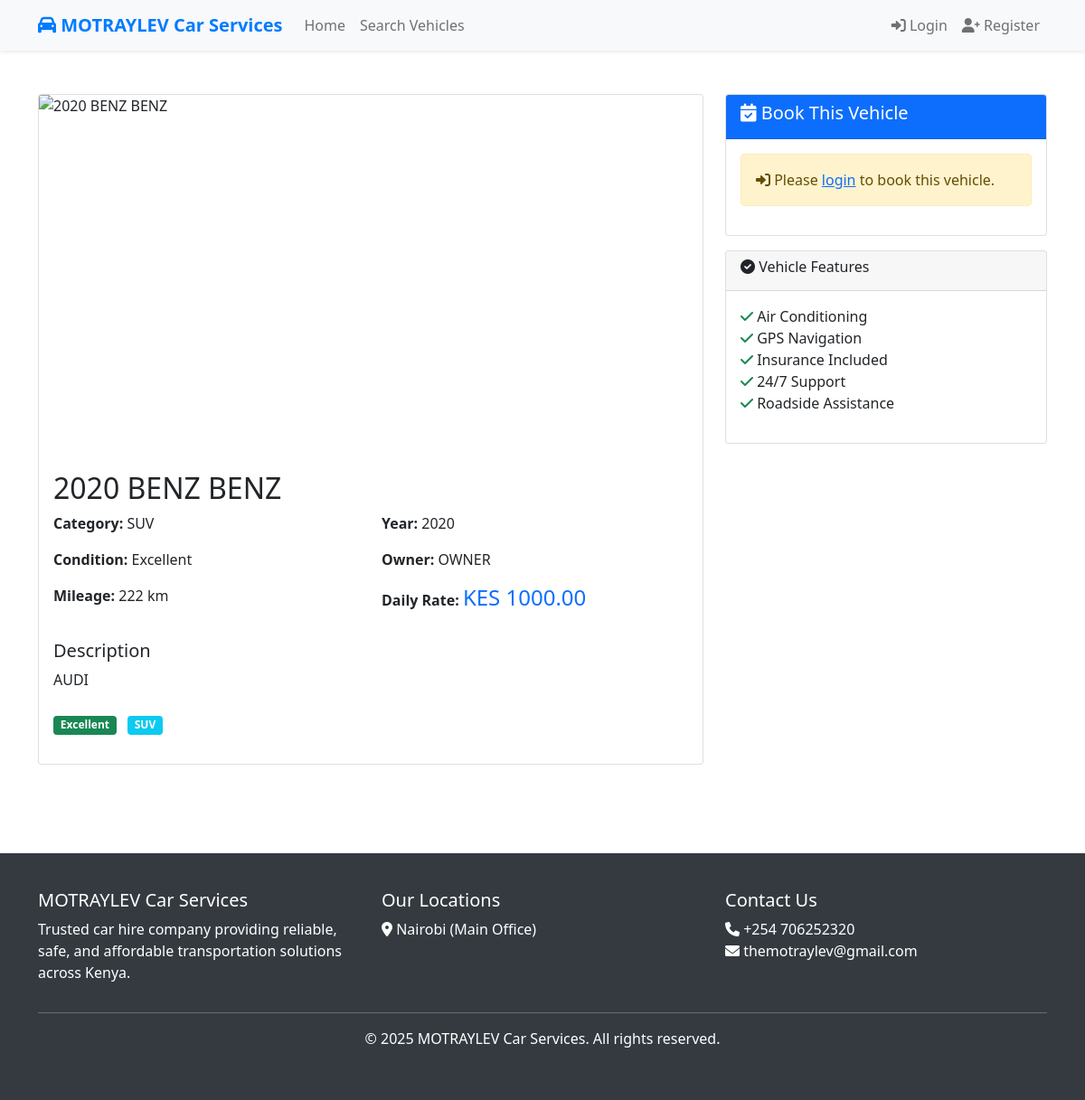
The app's page /vehicle/2/ with its own data.
### carhire/models.py (models this page shows, shortened)
class Vehicle(models.Model):
    CONDITION_CHOICES = (
        ('excellent', 'Excellent'),
        ('good', 'Good'),
        ('fair', 'Fair'),
    )
    CATEGORY_CHOICES = (
        ('sedan', 'Sedan'),
        ('suv', 'SUV'),
        ('hatchback', 'Hatchback'),
        ('pickup', 'Pickup Truck'),
        ('van', 'Van'),
        ('luxury', 'Luxury'),
    )
    APPROVAL_STATUS_CHOICES = (
        ('pending', 'Pending Review'),
        ('approved', 'Approved'),
        ('declined', 'Declined'),
    )
    owner = models.ForeignKey(User, on_delete=models.CASCADE, related_name='vehicles')
    make = models.CharField(max_length=50)
    model = models.CharField(max_length=50)
    year = models.IntegerField(validators=[MinValueValidator(1990), MaxValueValidator(2025)])
    category = models.CharField(max_length=20, choices=CATEGORY_CHOICES)
    condition = models.CharField(max_length=10, choices=CONDITION_CHOICES)
    mileage = models.IntegerField(validators=[MinValueValidator(0)])
    daily_rate = models.DecimalField(max_digits=10, decimal_places=2)
    photo = CloudinaryField(
        'vehicle_photo',  # Public ID prefix for Cloudinary
        folder='vehicles/',  # Organizes files in Cloudinary
        blank=True,
        null=True,  # Optional: Allow null in DB if photo not required
        transformation={'quality': 'auto:good'},  # Auto-optimize images
        format='jpg'  # Convert to JPG by default
    )
    description = models.TextField(blank=True)
    is_approved = models.BooleanField(default=False)
    approval_status = models.CharField(max_length=10, choices=APPROVAL_STATUS_CHOICES, default='pending')
    admin_notes = models.TextField(blank=True, help_text="Admin notes for approval/decline")
    reviewed_by = models.ForeignKey(User, on_delete=models.SET_NULL, null=True, blank=True, related_name='reviewed_vehicles')
    reviewed_at = models.DateTimeField(null=True, blank=True)
    is_available = models.BooleanField(default=True)
    created_at = models.DateTimeField(auto_now_add=True)
    def __str__(self):
        return f"{self.year} {self.make} {self.model}"

class User(AbstractUser):
    USER_TYPES = (
        ('client', 'Client'),
        ('owner', 'Vehicle Owner'),
        ('admin', 'Admin'),
    )
    user_type = models.CharField(max_length=10, choices=USER_TYPES, default='client')
    phone_number = models.CharField(max_length=15, blank=True)
    location = models.CharField(max_length=100, blank=True)
    driving_license_number = models.CharField(max_length=50, blank=True)
    license_expiry_date = models.DateField(null=True, blank=True)
    years_of_experience = models.IntegerField(null=True, blank=True)
    class Meta:
        db_table = 'carhire_user'

### carhire/views.py (the view)
# urls.py: path('vehicle/<int:vehicle_id>/', views.vehicle_detail, name='vehicle_detail'),
def vehicle_detail(request, vehicle_id):
    vehicle = get_object_or_404(Vehicle, id=vehicle_id, is_approved=True, approval_status='approved')
    search_params = request.session.get('search_params', {})
    context = {
        'vehicle': vehicle,
        'search_params': search_params,
    }
    return render(request, 'carhire/vehicle_detail.html', context)

### templates/carhire/vehicle_detail.html (shortened to what this page needs)
{% extends 'base.html' %}
{% block content %}
<div class="container py-5">
    <div class="row">
        <div class="col-lg-8">
            <div class="card">
                {% if vehicle.photo %}
                    <img src="{{ vehicle.photo.url }}" class="card-img-top" alt="{{ vehicle }}" style="height: 400px; object-fit: cover;">
                {% else %}
                    <img src="/placeholder.svg?height=400&width=600" class="card-img-top" alt="{{ vehicle }}">
                {% endif %}
                <div class="card-body">
                    <h2 class="card-title">{{ vehicle }}</h2>
                    <div class="row mb-3">
                        <div class="col-md-6">
                            <p><strong>Category:</strong> {{ vehicle.get_category_display }}</p>
                            <p><strong>Condition:</strong> {{ vehicle.get_condition_display }}</p>
                            <p><strong>Mileage:</strong> {{ vehicle.mileage|floatformat:0 }} km</p>
                        </div>
                        <div class="col-md-6">
                            <p><strong>Year:</strong> {{ vehicle.year }}</p>
                            <p><strong>Owner:</strong> {{ vehicle.owner.username }}</p>
                            <p><strong>Daily Rate:</strong> <span class="text-primary h4">KES {{ vehicle.daily_rate }}</span></p>
                        </div>
                    </div>
                    {% if vehicle.description %}
                        <div class="mb-4">
                            <h5>Description</h5>
                            <p>{{ vehicle.description }}</p>
                        </div>
                    {% endif %}
                    <div class="mb-3">
                        <span class="badge bg-{% if vehicle.condition == 'excellent' %}success{% elif vehicle.condition == 'good' %}primary{% else %}warning{% endif %} me-2">
                            {{ vehicle.get_condition_display }}
                        </span>
                        <span class="badge bg-info">{{ vehicle.get_category_display }}</span>
                    </div>
                </div>
            </div>
        </div>
        <div class="col-lg-4">
            <div class="card">
                <div class="card-header bg-primary text-white">
                    <h5><i class="fas fa-calendar-check"></i> Book This Vehicle</h5>
                </div>
                <div class="card-body">
                    {% if user.is_authenticated and user.user_type == 'client' %}
                        <div class="mb-3">
                            <h6 class="text-primary">Daily Rate: KES {{ vehicle.daily_rate }}</h6>
                        </div>
                        {% if search_params %}
                            <div class="mb-3">
                                <small class="text-muted">
                                    <strong>Your Search:</strong><br>
                                    Pickup: {{ search_params.pickup_date|date:"M d, Y H:i" }}<br>
                                    Dropoff: {{ search_params.dropoff_date|date:"M d, Y H:i" }}
                                </small>
                            </div>
                        {% endif %}
                        <a href="{% url 'book_vehicle' vehicle.id %}" class="btn btn-primary w-100 mb-2">
                            <i class="fas fa-calendar-plus"></i> Book Now
                        </a>
                        <div class="text-center">
                            <small class="text-muted">
                                <i class="fas fa-shield-alt"></i> Secure booking process
                            </small>
                        </div>
                    {% elif user.is_authenticated %}
                        <div class="alert alert-info">
                            <i class="fas fa-info-circle"></i> Only clients can book vehicles.
                        </div>
                    {% else %}
                        <div class="alert alert-warning">
                            <i class="fas fa-sign-in-alt"></i> Please <a href="{% url 'login' %}">login</a> to book this vehicle.
                        </div>
                    {% endif %}
                </div>
            </div>
            <div class="card mt-3">
                <div class="card-header">
                    <h6><i class="fas fa-check-circle"></i> Vehicle Features</h6>
                </div>
                <div class="card-body">
                    <ul class="list-unstyled">
                        <li><i class="fas fa-check text-success"></i> Air Conditioning</li>
                        <li><i class="fas fa-check text-success"></i> GPS Navigation</li>
                        <li><i class="fas fa-check text-success"></i> Insurance Included</li>
                        <li><i class="fas fa-check text-success"></i> 24/7 Support</li>
                        <li><i class="fas fa-check text-success"></i> Roadside Assistance</li>
                    </ul>
                </div>
            </div>
        </div>
    </div>
</div>
{% endblock %}

### records on screen
Vehicle: year+make+model "2020 BENZ BENZ", category "SUV", condition "Excellent", mileage "222", year "2020", owner.username "OWNER", daily_rate "1000.00", description "AUDI"
